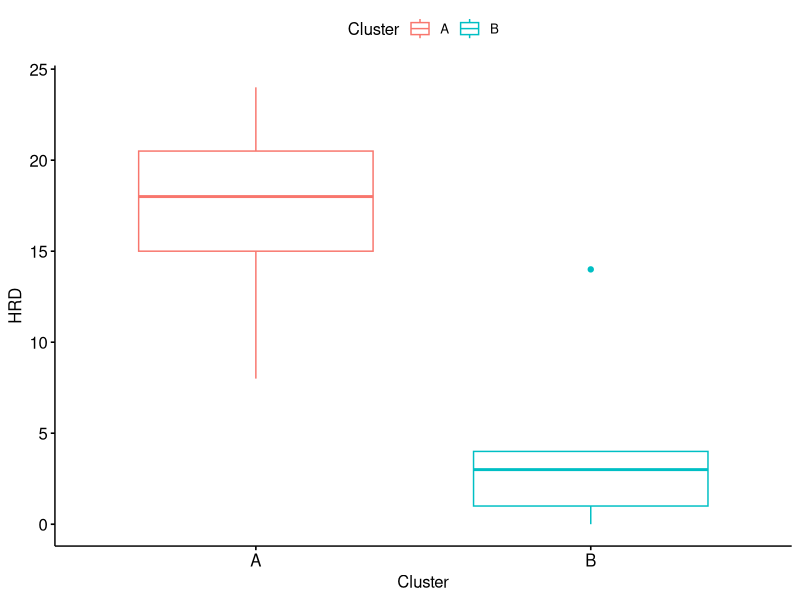
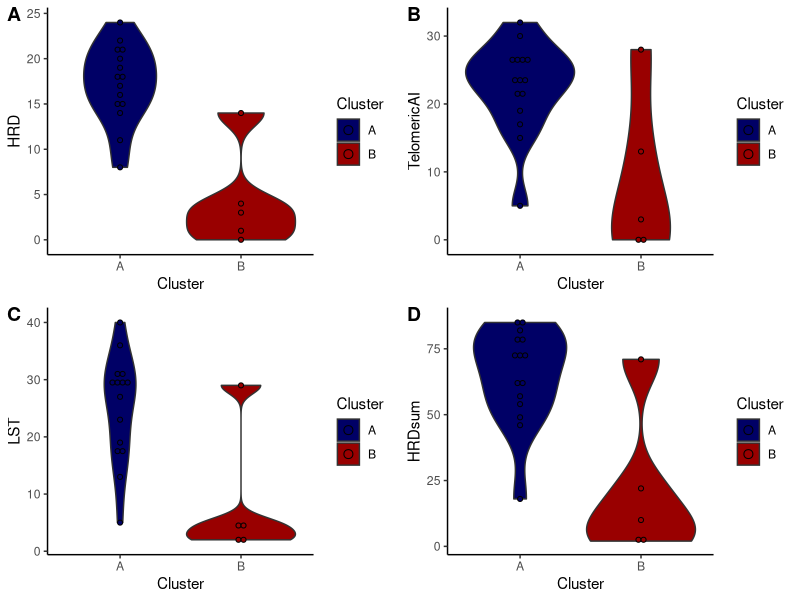

Source code (R) for these figures, in order:
library(ggplot2)
library(dplyr)
library(ggpubr)
library(rstatix)
dat <- read.csv("EMT_HRD.csv", row.names=1)

png("HRDscore_byCluster.png")
p <- ggboxplot(dat, x="Cluster", y="HRD", color="Cluster", xlab="Cluster", ylab="HRD")
print(p)
dev.off()

png("HRDscore_byCluster.png")


pdf("scarHRD_violoinplot.pdf")
p1 <- ggplot(dat, aes(x=Cluster, y=HRD, fill=Cluster)) + geom_violin(trim=TRUE) + geom_dotplot(binaxis='y', stackdir='center', dotsize=0.7) + scale_fill_manual(values=c('#000066','#990000'))  + theme_classic()
p2 <- ggplot(dat, aes(x=Cluster, y=TelomericAI, fill=Cluster)) + geom_violin(trim=TRUE) + geom_dotplot(binaxis='y', stackdir='center', dotsize=0.7) + scale_fill_manual(values=c('#000066','#990000'))  + theme_classic()
p3 <- ggplot(dat, aes(x=Cluster, y=LST, fill=Cluster)) + geom_violin(trim=TRUE) + geom_dotplot(binaxis='y', stackdir='center', dotsize=0.7) + scale_fill_manual(values=c('#000066','#990000'))  + theme_classic()
p4 <- ggplot(dat, aes(x=Cluster, y=HRDsum, fill=Cluster)) + geom_violin(trim=TRUE) + geom_dotplot(binaxis='y', stackdir='center', dotsize=0.7) + scale_fill_manual(values=c('#000066','#990000'))  + theme_classic()

ggarrange(p1, p2, p3, p4, labels=c("A", "B", "C", "D"), ncol=2, nrow=2)
dev.off()

dat %>% wilcox_test(HRD ~ Cluster, exact=TRUE, detailed=TRUE, p.adjust.method="bonferroni")
dat %>% wilcox_test(TelomericAI ~ Cluster, exact=TRUE, detailed=TRUE, p.adjust.method="bonferroni")
dat %>% wilcox_test(LST ~ Cluster, exact=TRUE, detailed=TRUE, p.adjust.method="bonferroni")
dat %>% wilcox_test(HRDsum ~ Cluster, exact=TRUE, detailed=TRUE, p.adjust.method="bonferroni")


